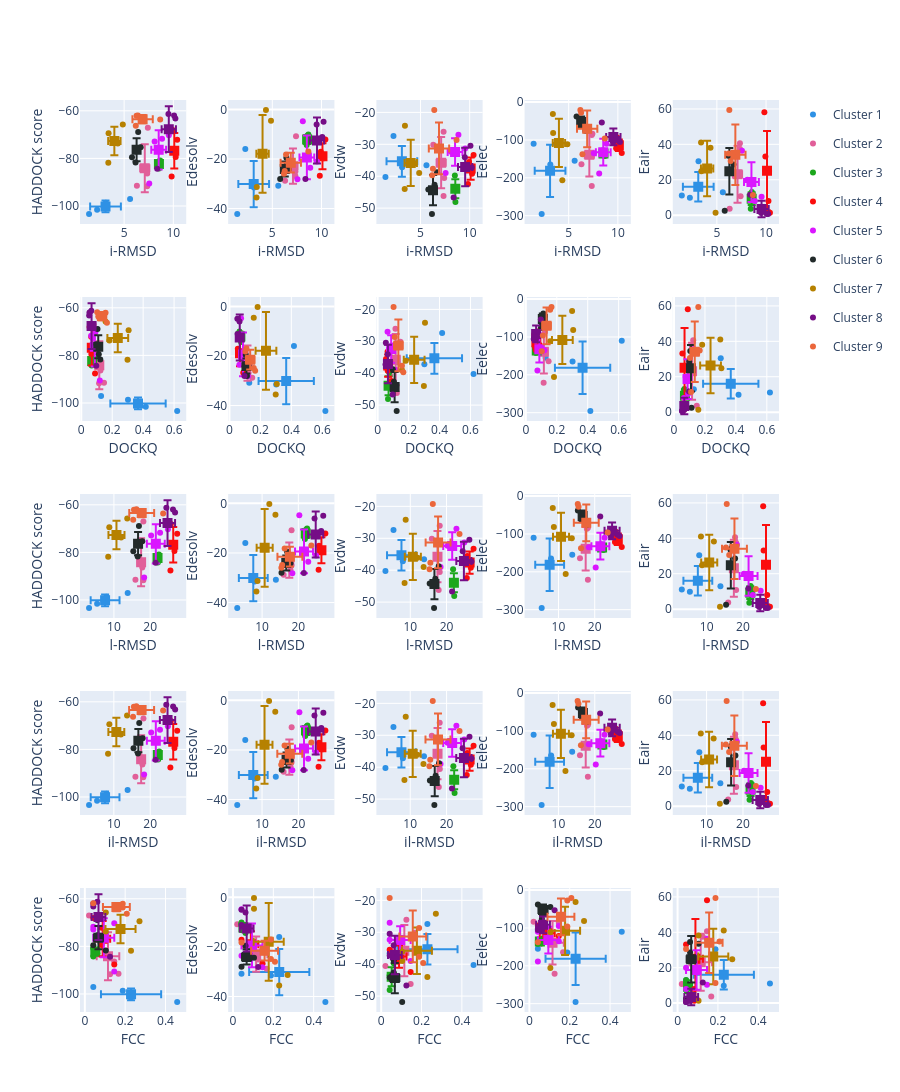

This figure's notebook cell:
### Markdown cell above
# **Visualisation of the HADDOCK scores and their components**

Below the cluster statistics table, you’ll find a series of plots displaying the HADDOCK score and its components against various metrics (i-RMSD, l-RMSD, FCC, DockQ), with clusters represented using color coding. The last rows show plots of cluster statistics, i.e. distributions of values per cluster, ordered by their HADDOCK score.

These plots are interactive. A menu will appear at the top right, just above the last plot in the first row, when you hover your mouse over it. This menu allows you to zoom in and out of the plots and toggle the visibility of clusters.

To view theses plots in the notebook execute the following cell.

__*Examine the plots (remember here that higher DockQ values and lower i-RMSD values correspond to better models)*__

### Code cell
#@title View the various statistics plots
import json
import re
from IPython.display import display
import pandas as pd

# Specify the path to your HTML file
html_file_path = PROJECT_DIR  / "runs" / "run1" / "analysis" / "13_caprieval_analysis/report.html"

# Read the HTML file
with open(html_file_path, 'r') as f:
    html_content = f.read()

# Use a regular expression to find the script tag with id="data1" and extract its content
match_plot = re.search(r'<script id="data1" type="application/json">\s*(.*?)\s*</script>', html_content, re.DOTALL)

if match_plot:
    json_data_str_plot = match_plot.group(1)
    # Load the JSON data
    plot_data = json.loads(json_data_str_plot)

    # Set width and height to None to make the plot responsive
    if 'layout' in plot_data:
        plot_data['layout']['width'] = None
        #plot_data['layout']['height'] = None

    # Display the plot using iplot
    iplot(plot_data)
else:
    print("Could not find the script tag with id='data1' in the HTML file.")
